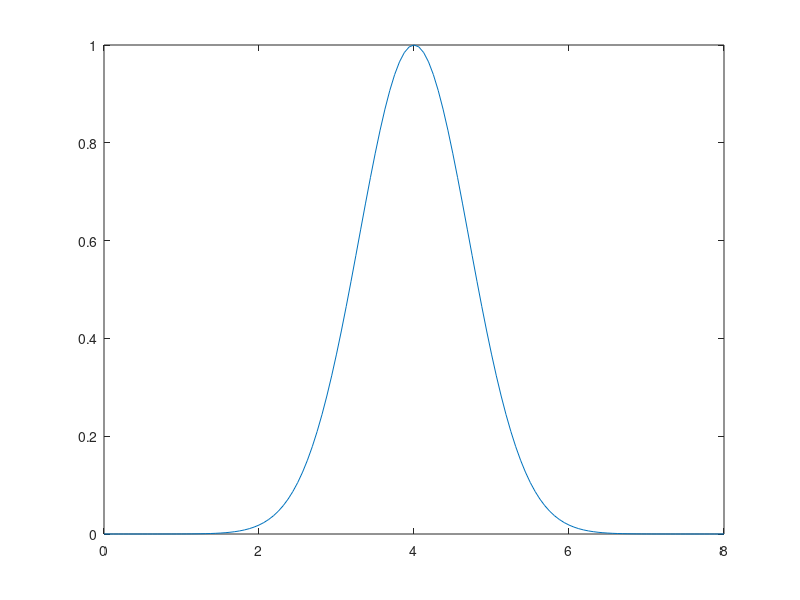

This chart was generated by the following MATLAB code: (Note: this script raises an error after producing the figure.)
N=129; % total points
T=8.0; % total time length
t=T*(0:(N-1))'/(N-1);

x = exp(-(t-T/2).^2);
figure, plot(t,x)

[x_s,f_s] = SineTransformForward(t,x);
[x_c,f_c] = CosineTransformForward(t,x);

t=T*(0:(N-1))'/N;
x = exp(-(t-T/2).^2);
[x_f,f_f] = FourierTransformForward(t,x);